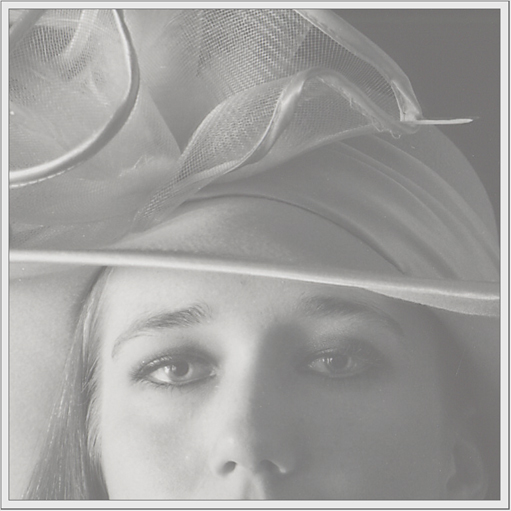
#> input picture images/low.jpg, 511 x 511 px, found by its file name
$ jupyter execute HistogramEqualization.ipynb   (shell and % lines are left out)
#> lines starting #> are read from the running program, lines starting #| are printed output that depends on the picture
[cell 1]
import cv2
from PIL import Image
import numpy as np

img = cv2.imread('low.jpg')
#> img is the input picture: shape (511, 511, 3); mean B, G, R 158, 159.7, 160.6
img = cv2.cvtColor(img, cv2.COLOR_BGR2GRAY)
#> img: shape (511, 511)
Image.fromarray(img)

[cell 2]
import matplotlib.pyplot as plt

plt.hist(img.flatten(), range(0, 256))
plt.title('Histogram plot')
plt.show()
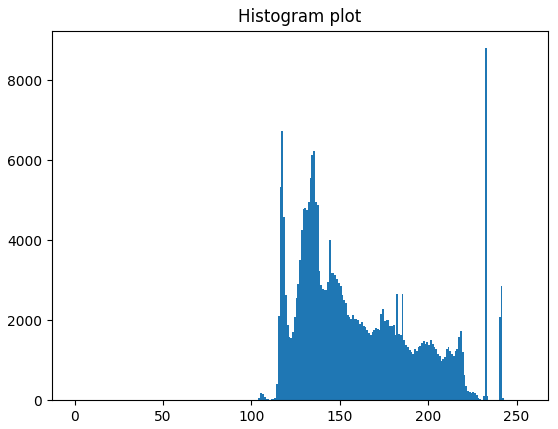
#> figure drawn by matplotlib, 1 panel; tallest bar 8797 high, from x = 232 to 233

[cell 3]
h, w= img.shape
#> h = 511; w = 511
num_bins = 256
num_pixels = h*w
#> num_pixels = 261121

[cell 4]
img

[cell 5]
from collections import Counter

count = Counter(img.flatten())
#> count = 145 items
count

[cell 6]
P = [0]*num_bins

for i in range(num_bins):
    if count.get(i):
        P[i] = count[i]
#> after the loop, P = 256 values, max 8797 at index 232, min 0 at index 0, mean 1020
P
#> Out has the same summary as P

[cell 7]
cuf = [0]*num_bins
cuf[0] = P[0]

for i in range(1, num_bins):
    cuf[i] = cuf[i-1] + P[i]
#> after the loop, cuf = 256 values from 0 to 261121

cuf
#> Out = 256 values from 0 to 261121

[cell 8]
plt.plot(range(0, 256), cuf)
plt.title('Cumulative Distribution plot')
plt.show()
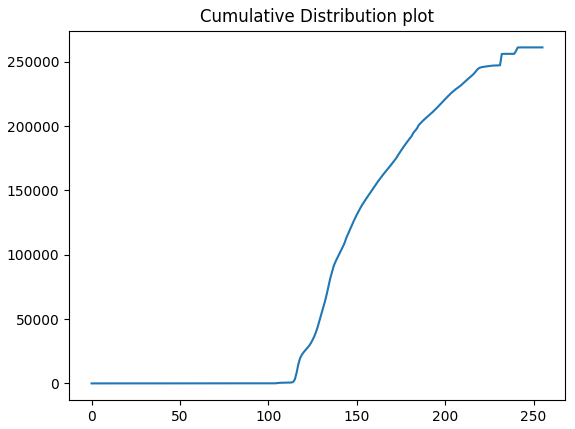
#> figure drawn by matplotlib, 1 panel; curve peaks at x = 251, y = 261121

[cell 9]
eh = [0]*num_bins
cufMin = min(cuf)
#> cufMin = 0

for i in range(256):
    eh[i] = round((cuf[i] - cufMin)/(num_pixels - cufMin) * (num_bins-1))
#> after the loop, eh = 256 values from 0 to 255

[cell 10]
equalizedImage = np.zeros((h, w))

for i in range(h):
    for j in range(w):
        equalizedImage[i][j] = eh[img[i][j]]
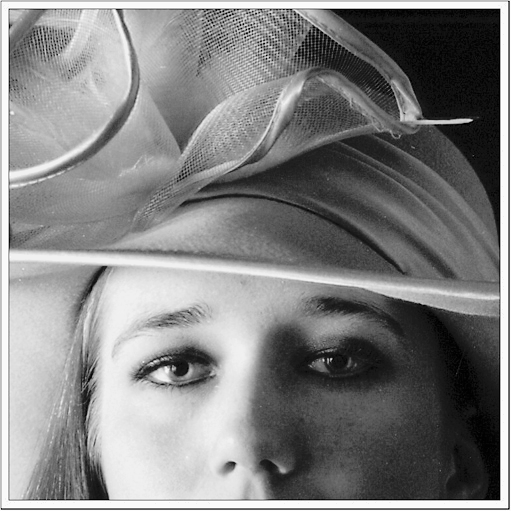
#> equalizedImage: shape (511, 511) float64; min 0, max 255, mean 129

[cell 11]
plt.hist(equalizedImage.flatten(), range(0, 256))
plt.title('Equalized Histogram plot')
plt.show()
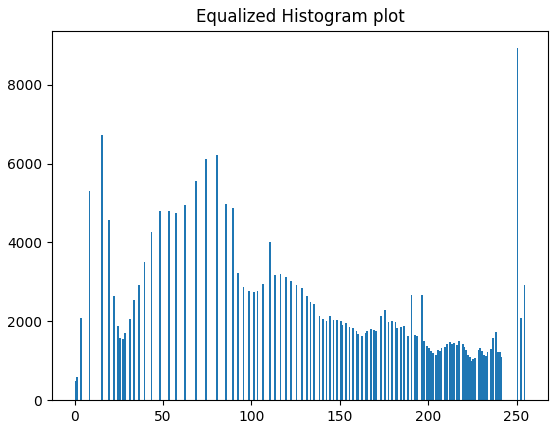
#> figure drawn by matplotlib, 1 panel; tallest bar 8926 high, from x = 250 to 251

[cell 12]
count1 = Counter(equalizedImage.flatten())
#> count1 = 112 items
count1

[cell 13]
P1 = [0]*num_bins

for i in range(num_bins):
    if count1.get(i):
        P1[i] = count1[i]
#> after the loop, P1 = 256 values, max 8926 at index 250, min 0 at index 2, mean 1020
P1
#> Out has the same summary as P1

[cell 14]
cuf1 = [0]*num_bins
cuf1[0] = P1[0]

for i in range(1, num_bins):
    cuf1[i] = cuf1[i-1] + P1[i]
#> after the loop, cuf1 = 256 values from 491 to 261121

cuf1
#> Out = 256 values from 491 to 261121

[cell 15]
plt.plot(range(0, 256), cuf1)
plt.title('Equalized Cumulative Distribution plot')
plt.show()
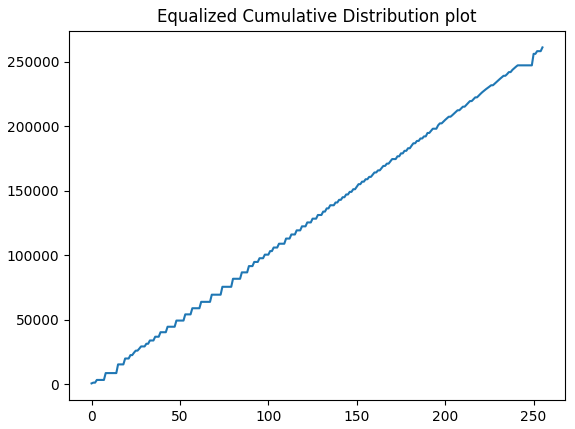
#> figure drawn by matplotlib, 1 panel; curve peaks at x = 255, y = 261121

[cell 16]
Image.fromarray(equalizedImage).convert('RGB')
